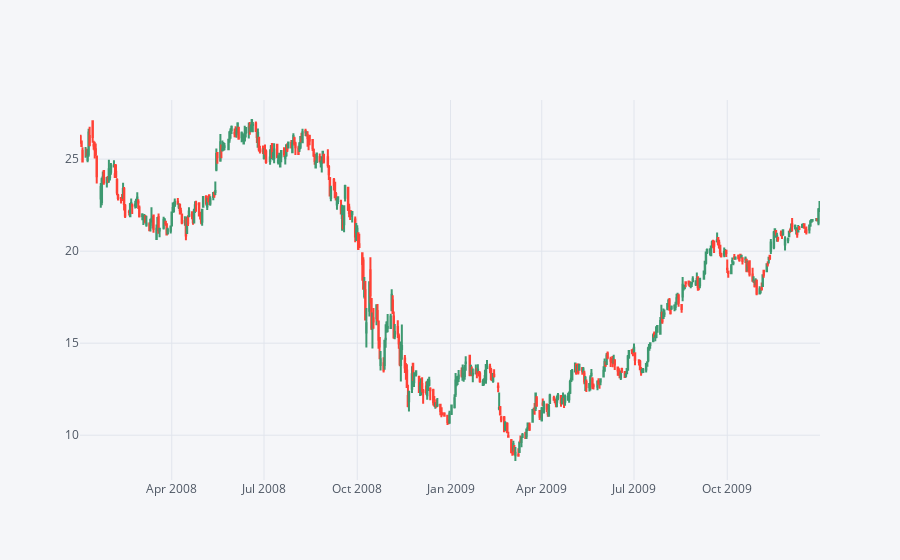

The notebook cell this image was saved under:
### Code cell
#Candle Plot using Plotly

tech_stocks['A'].loc['2008-01-01':'2010-01-01'].iplot(kind='candle')

### Figure 1 — Plotly figure (JSON) as saved in the notebook; plotly's stock layout.template omitted (floating-point values rounded to 4 significant figures; data arrays with more than 128 entries replaced by an {"elided": "..."} marker saying what was removed)
{"data": [{"close": {"elided": "505 float values"}, "high": {"elided": "505 float values"}, "low": {"elided": "505 float values"}, "open": {"elided": "505 float values"}, "showlegend": false, "type": "candlestick", "uid": "5c4ed5d7-5216-458f-ab85-b817f58a9598", "x": {"elided": "505 str values"}, "yaxis": "y2"}], "layout": {"legend": {"bgcolor": "#F5F6F9", "font": {"color": "#4D5663"}}, "paper_bgcolor": "#F5F6F9", "plot_bgcolor": "#F5F6F9", "title": {"font": {"color": "#4D5663"}}, "xaxis": {"gridcolor": "#E1E5ED", "rangeslider": {"visible": false}, "showgrid": true, "tickfont": {"color": "#4D5663"}, "title": {"font": {"color": "#4D5663"}, "text": ""}, "zerolinecolor": "#E1E5ED"}, "yaxis": {"gridcolor": "#E1E5ED", "showgrid": true, "showticklabels": false, "tickfont": {"color": "#4D5663"}, "title": {"font": {"color": "#4D5663"}, "text": ""}, "zerolinecolor": "#E1E5ED"}, "yaxis2": {"gridcolor": "#E1E5ED", "showgrid": true, "tickfont": {"color": "#4D5663"}, "title": {"font": {"color": "#4D5663"}, "text": ""}, "zerolinecolor": "#E1E5ED"}}}
